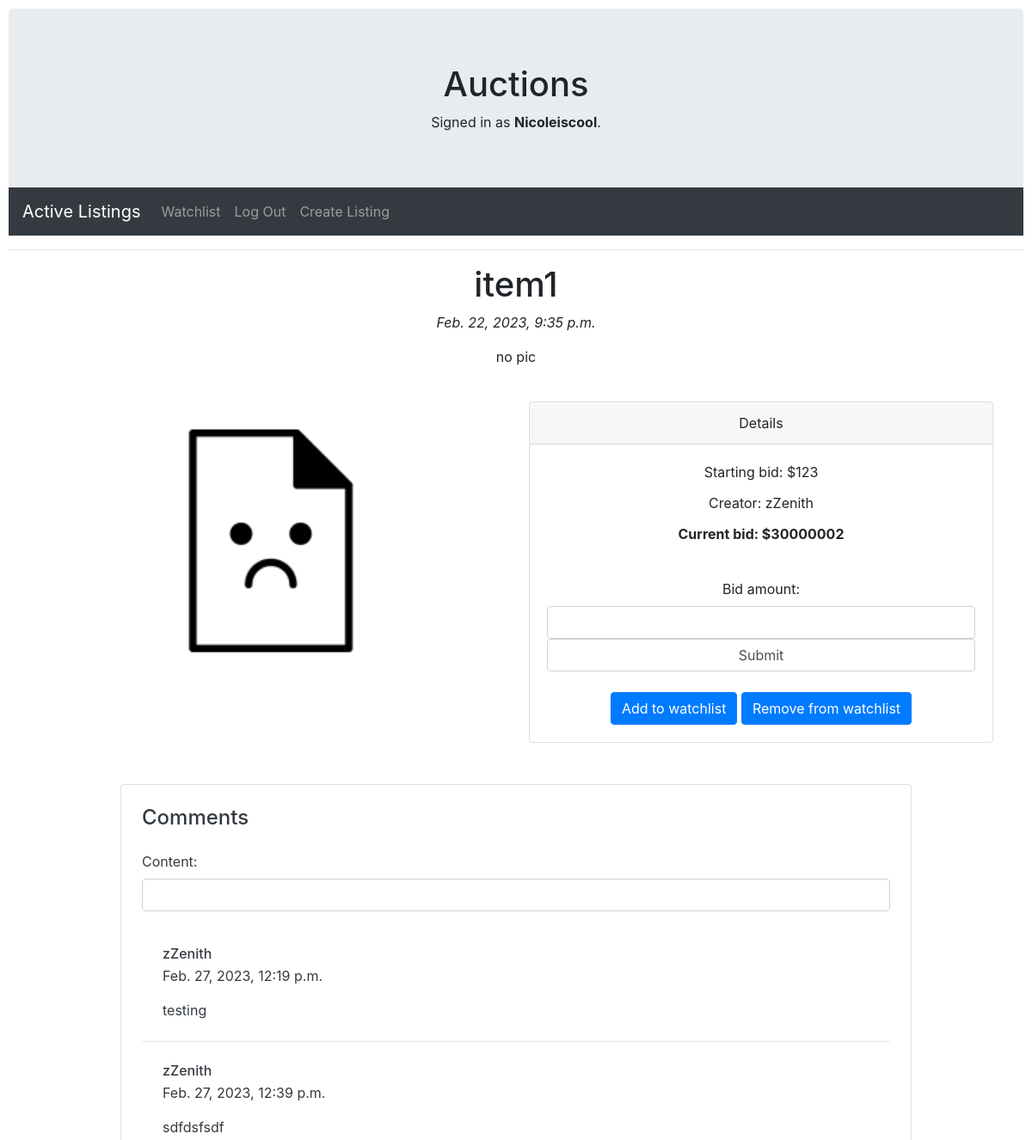
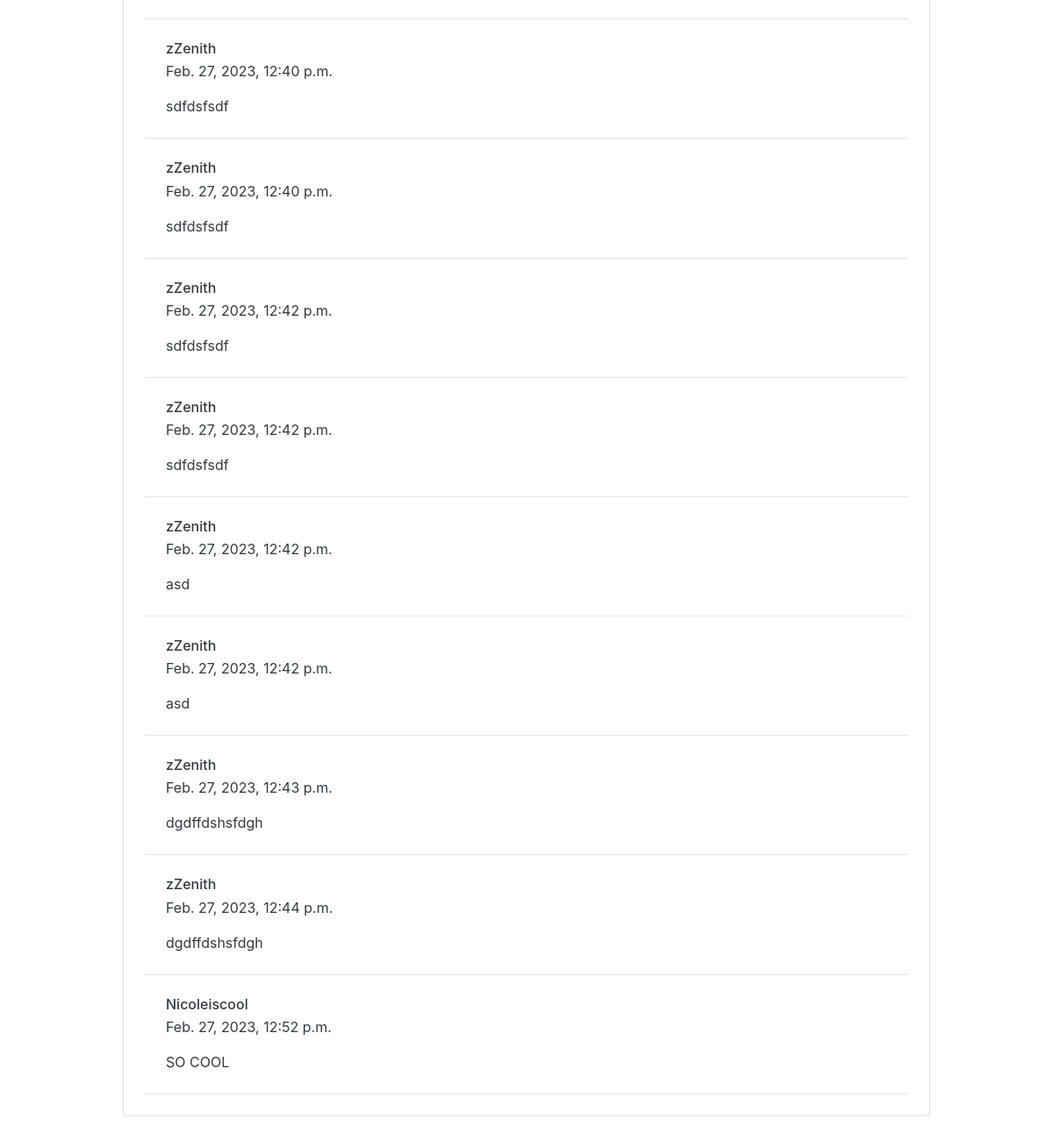
/details/item1/ (signed in), run on the app's committed database (2 pictures, top to bottom).
### auctions/models.py (models this page shows)
class User(AbstractUser):
    pass

class Listing(models.Model):
    listing_name = models.CharField(primary_key=True, max_length=64)
    listing_desc = models.CharField(max_length=256)
    starting_bid = models.IntegerField()
    current_bid = models.ForeignKey(
        Bid, on_delete=models.CASCADE, null=True, blank=True)
    creator = models.ForeignKey(User, on_delete=models.CASCADE)
    post_date = models.DateTimeField(default=now, editable=False)
    picture = models.ImageField(blank=True, null=True, upload_to="images/")

class Bid(models.Model):
    buyer = models.ForeignKey(User, on_delete=models.CASCADE)
    value = models.IntegerField()

class Comment(models.Model):
    user = models.ForeignKey(User, on_delete=models.CASCADE)
    content = models.CharField(max_length=512, blank=True)
    item = models.ForeignKey(Listing, on_delete=models.CASCADE)
    post_date = models.DateTimeField(default=now, editable=False)

### auctions/views.py (the view, shortened to what this page needs)
# urls.py: path("details/<str:item>/", views.details, name="details"),
def details(request, item):
    listing = Listing.objects.get(listing_name=item)
    comments = Comment.objects.filter(item=listing)
    return render(request, "auctions/details.html", {
        'listing': listing,
        'form': BidForm,
        'comments': comments,
        'form2': CommentForm
    })

### auctions/templates/auctions/details.html (shortened to what this page needs)
{% extends "auctions/layout.html" %}
{% block body %}
<div class="container text-center">
    <h1>{{listing.listing_name}}</h1>
    <p><em>{{listing.post_date}}</em></p>
    <p>{{listing.listing_desc}}</p>
    <br>
    <div class="row">
        <div class="col-sm-6">
            <img src="{{listing.picture.url}}" alt="{{listing.listing_name}}" width="60%">
        </div>
        <div class="col-sm-6">
            <div class="card">
                <div class="card-header">
                    Details
                </div>
                <div class="card-body">
                    <p class="card-title">Starting bid: ${{listing.starting_bid}}</p>
                    <p class="card-title">Creator: {{listing.creator.username}}</p>
                    {% if listing.current_bid %}
                    <p class="card-text"><strong>Current bid: ${{listing.current_bid.value}}</strong></p><br>
                    {% else %}
                    <p><strong>No bids so far</strong></p><br>
                    {% endif %}
                    {% if user.is_authenticated %}
                    <div>
                        <form action="" method="POST">
                            {{ form }}
                            <input type="submit" class="form-control">
                        </form>
                        <br>
                        <a href="{% url 'add' listing.listing_name %}" class="btn btn-primary">Add to watchlist</a>
                        <a href="{% url 'remove' listing.listing_name %}" class="btn btn-primary">Remove from
                            watchlist</a>
                    </div>
                    {% endif %}
                </div>
            </div>
        </div>
    </div>
</div>
<div class="container my-6 py-5">
    <div class="row d-flex justify-content-center">
        <div class="col-md-12 col-lg-10">
            <div class="card text-dark">
                <div class="card-body p-4">
                    <h4 class="mb-0">Comments</h4>
                    <br>
                    <div class="mb-3">
                        <form action="" method="POST">
                            {{form2}}
                        </form>
                    </div>
                    {% if comments %}
                    {% for comment in comments %}
                    <div class="card-body p-4">
                        <div class="d-flex flex-start">
                            <div>
                                <h6 class="fw-bold mb-1">{{comment.user.username}}</h6>
                                <div class="d-flex align-items-center mb-3">
                                    <p class="mb-0">
                                        {{comment.post_date}}
                                    </p>
                                </div>
                                <p class="mb-0">
                                    {{comment.content}}
                                </p>
                            </div>
                        </div>
                    </div>
                    <hr class="my-0" />
                    {% endfor %}
                    {% else %}
                    <hr>
                    <h6 class="fw-bold mb-1">No comments</h6>
                    {% endif %}
                </div>
            </div>
        </div>
    </div>
    {% endblock %}

### auctions/templates/auctions/layout.html (shortened to what this page needs)
{% load static %}
<!DOCTYPE html>
<html lang="en">
<head>
    <link rel="stylesheet" href="https://stackpath.bootstrapcdn.com/bootstrap/4.4.1/css/bootstrap.min.css"
>
    <link href="{% static '/auctions/styles.css' %}" rel="stylesheet" type="text/css">
</head>
<body>
    <div class="jumbotron text-center" style="margin-bottom:0">
        <h1>Auctions</h1>
        <div>
            {% if user.is_authenticated %}
            Signed in as <strong>{{ user.username }}</strong>.
            {% else %}
            Not signed in.
            {% endif %}
        </div>
    </div>
    <nav class="navbar navbar-expand-lg navbar-dark bg-dark">
        <a class="navbar-brand" href="{% url 'index' %}">Active Listings</a>
        <div class="collapse navbar-collapse" id="navbarNavAltMarkup">
            <div class="navbar-nav">
                {% if user.is_authenticated %}
                <a class="nav-item nav-link" href="{% url 'watchlist' %}">Watchlist</a>
                <a class="nav-item nav-link" href="{% url 'logout' %}">Log Out</a>
                <a class="nav-item nav-link" href="{% url 'create' %}">Create Listing</a>
                {% else %}
                <a class="nav-item nav-link" href="{% url 'login' %}">Log In</a>
                <a class="nav-item nav-link" href="{% url 'register' %}">Register</a>
                {% endif %}
            </div>
        </div>
    </nav>
    <hr>
    {% block body %}
    {% endblock %}
</body>
</html>

### auctions/static/auctions/styles.css (style rules this page uses)
body { padding: 10px; }

### data on the page
User: username "Nicoleiscool"
Listing: listing_name "item1", post_date "Feb. 22, 2023, 9:35 p.m.", listing_desc "no pic", picture (placeholder picture), starting_bid "123", creator.username "zZenith", current_bid.value "30000002"
Comment: user.username "zZenith", post_date "Feb. 27, 2023, 12:19 p.m.", content "testing"
Comment: user.username "zZenith", post_date "Feb. 27, 2023, 12:39 p.m.", content "sdfdsfsdf"
Comment: user.username "zZenith", post_date "Feb. 27, 2023, 12:40 p.m.", content "sdfdsfsdf"
Comment: user.username "zZenith", post_date "Feb. 27, 2023, 12:40 p.m.", content "sdfdsfsdf"
Comment: user.username "zZenith", post_date "Feb. 27, 2023, 12:42 p.m.", content "sdfdsfsdf"
Comment: user.username "zZenith", post_date "Feb. 27, 2023, 12:42 p.m.", content "sdfdsfsdf"
Comment: user.username "zZenith", post_date "Feb. 27, 2023, 12:42 p.m.", content "asd"
Comment: user.username "zZenith", post_date "Feb. 27, 2023, 12:42 p.m.", content "asd"
Comment: user.username "zZenith", post_date "Feb. 27, 2023, 12:43 p.m.", content "dgdffdshsfdgh"
Comment: user.username "zZenith", post_date "Feb. 27, 2023, 12:44 p.m.", content "dgdffdshsfdgh"
Comment: user.username "Nicoleiscool", post_date "Feb. 27, 2023, 12:52 p.m.", content "SO COOL"
